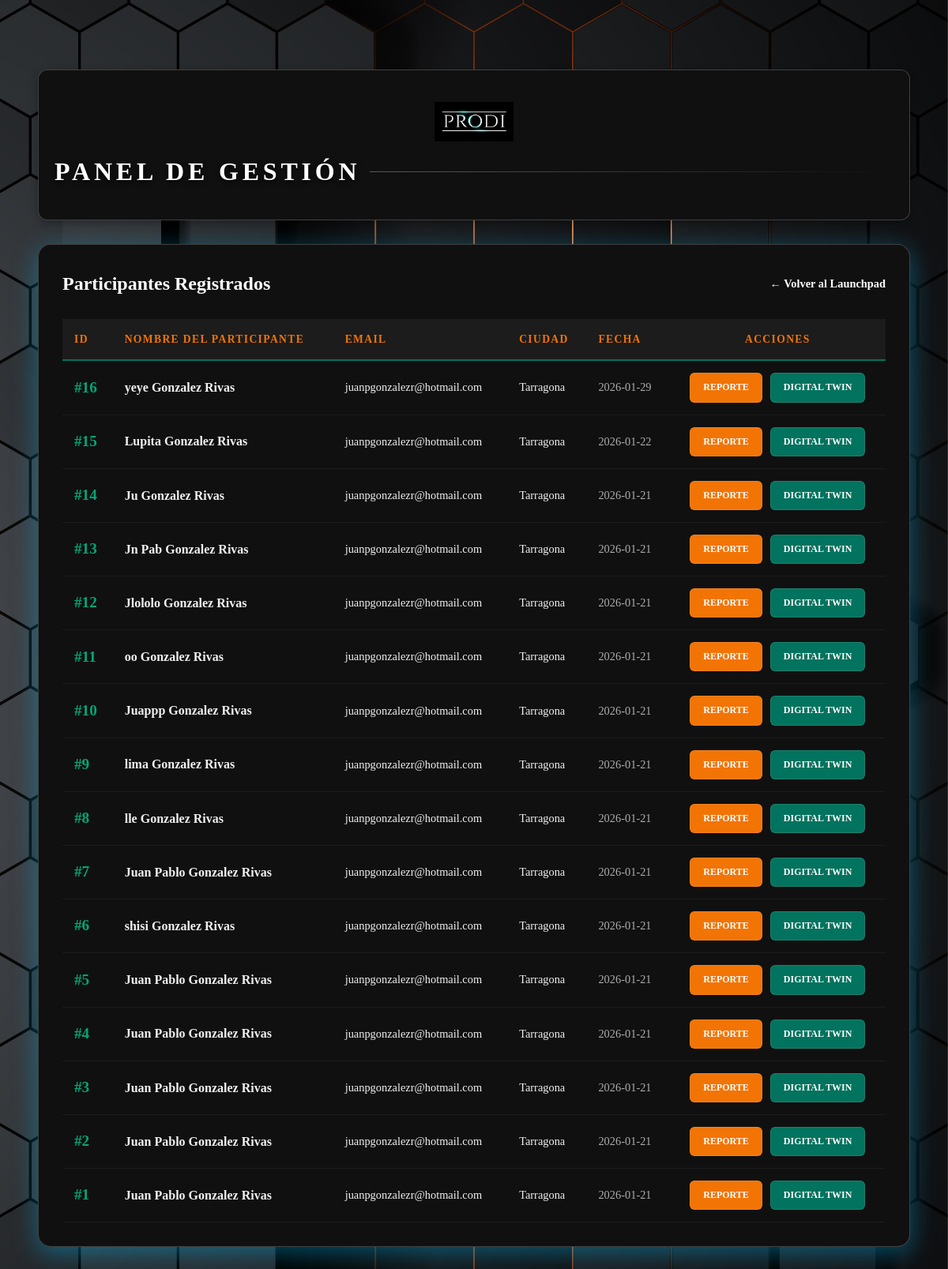
/lista_participantes, run on an earlier commit of the app's database.
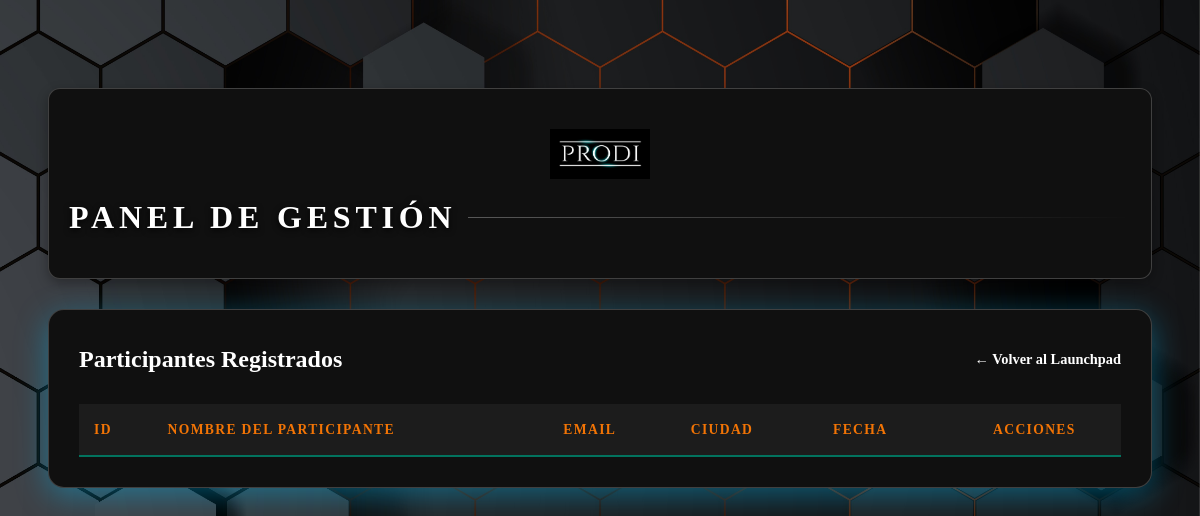
And on a later commit of the database.
### tables this page shows
CREATE TABLE historias_clinicas (
            id INTEGER PRIMARY KEY AUTOINCREMENT,
            fecha_registro TEXT DEFAULT CURRENT_TIMESTAMP,
            nombre TEXT, apellidos TEXT, edad INTEGER, sexo TEXT,
            email TEXT, telefono TEXT, ciudad TEXT, pais TEXT,
            antecedentes TEXT, presion_sistolica INTEGER, presion_diastolica INTEGER,
            medicamento_presion TEXT, glucosa_ayunas INTEGER, medicamento_glucosa TEXT,
            hba1c REAL, colesterol_total INTEGER, trigliceridos INTEGER,
            colesterol_ldl INTEGER, colesterol_hdl INTEGER, medicamento_lipidos TEXT,
            peso_kg REAL, talla_cm REAL, perimetro_abdominal REAL, medicamento_peso TEXT,
            desea_bajar_peso TEXT, porcentaje_perdida TEXT, tiempo_perdida TEXT,
            habito_tabaquico TEXT, exposicion_humo TEXT, nivel_actividad TEXT,
            minutos_actividad_semana TEXT, raciones_frutas INTEGER, raciones_vegetales INTEGER,
            raciones_grano_entero INTEGER, raciones_pescado INTEGER, vasos_bebidas_azucaradas INTEGER,
            habitos_sal TEXT, frecuencia_lacteos TEXT, frecuencia_carnes TEXT,
            frecuencia_alcohol TEXT, cantidad_alcohol TEXT, puntuacion_sueno INTEGER,
            ronca TEXT, circunferencia_cuello REAL, enfermedades_presentadas TEXT,
            escala_salud_hoy INTEGER, ansiedad_nervios TEXT, control_preocupacion TEXT,
            poco_interes TEXT, sentimiento_deprimido TEXT, nivel_optimismo INTEGER,
            nivel_pesimismo INTEGER, notas_medico TEXT, analisis_driver TEXT,
            rec_actividad TEXT, rec_alcohol TEXT, rec_ansiedad TEXT, rec_apnea TEXT,
            rec_azucar TEXT, rec_carnes TEXT, rec_depresion TEXT, rec_frutas TEXT,
            rec_glucosa TEXT, rec_granos TEXT, rec_lacteos TEXT, rec_lipidos_cardio TEXT,
            rec_lipidos TEXT, rec_optimismo TEXT, rec_pasivo TEXT, rec_pescado TEXT,
            rec_pesimismo TEXT, rec_presion TEXT, rec_sodio TEXT, rec_tabaco TEXT,
            rec_vegetales TEXT, diag_lipidos TEXT
        );

### app.py (the view)
@app.route('/lista_participantes')
def lista_participantes():
    conn = sqlite3.connect('prodi_salud.db')
    conn.row_factory = sqlite3.Row
    cursor = conn.cursor()
    cursor.execute("SELECT * FROM historias_clinicas ORDER BY fecha_registro DESC")
    pacientes = cursor.fetchall()
    conn.close()
    return render_template('lista_participantes.html', pacientes=pacientes)

### templates/lista_participantes.html (shortened to what this page needs)
<!DOCTYPE html>
<html lang="es">
<head>
    <link rel="stylesheet" href="{{ url_for('static', filename='css/styles_reporte.css') }}">
</head>
<body class="dashboard-container" style="display: block; padding: 20px;">
    <div class="list-container">
        <header class="banner-section glass-card" style="margin-bottom: 30px; border: 1px solid var(--glass-border);">
            <div class="logo-container" style="position: relative; left: 0; transform: none; margin-bottom: 10px;">
                <img src="{{ url_for('static', filename='img/logo.jpg') }}" alt="PRODI" class="banner-logo"
                    style="height: 50px;">
            </div>
            <h1 class="section-header" style="justify-content: center; border: none; margin: 0;">Panel de Gestión</h1>
        </header>
        <div class="glass-card glass-table-container">
            <div style="display: flex; justify-content: space-between; align-items: center; margin-bottom: 25px;">
                <h2 style="color: white; margin: 0; border: none; padding: 0;">Participantes Registrados</h2>
                <a href="/" class="back-link">← Volver al Launchpad</a>
            </div>
            <div class="table-responsive">
                <table>
                    <thead>
                        <tr>
                            <th>ID</th>
                            <th>Nombre del Participante</th>
                            <th>Email</th>
                            <th>Ciudad</th>
                            <th>Fecha</th>
                            <th style="text-align: center;">Acciones</th>
                        </tr>
                    </thead>
                    <tbody>
                        {% for p in pacientes %}
                        <tr>
                            <td><span class="highlight-score">#{{ p.id }}</span></td>
                            <td class="data-value">{{ p.nombre }} {{ p.apellidos }}</td>
                            <td>{{ p.email }}</td>
                            <td>{{ p.ciudad }}</td>
                            <td style="opacity: 0.7;">{{ p.fecha_registro[:10] }}</td>
                            <td>
                                <div style="display: flex; gap: 10px; justify-content: center;">
                                    <a href="{{ url_for('reporte_detalle', p_id=p.id) }}"
                                        class="btn-action btn-report-orange">
                                        Reporte
                                    </a>
                                    <a href="{{ url_for('ver_gemelo', p_id=p.id) }}" class="btn-action btn-dt-cyan">
                                        Digital Twin
                                    </a>
                                </div>
                            </td>
                        </tr>
                        {% endfor %}
                    </tbody>
                </table>
            </div>
        </div>
    </div>
</body>
</html>

### static/css/styles_reporte.css (style rules this page uses)
:root { --color-bg: #014040; --color-primary: #02735E; --color-secondary: #ffffff; --color-accent: #F27405; --color-alert: rgba(115, 23, 2, 0.4); --glass-bg: #101010; --glass-border: rgba(255, 255, 255, 0.2); }
body { font-family: Georgia, 'Times New Roman', Times, serif; background-image: url('../img/A5.jpg'); background-size: cover; background-position: center; background-repeat: repeat; background-attachment: fixed; color: #f0f0f0; line-height: 1.6; padding: 20px; }
h1 { font-family: 'Playfair Display', serif; }
.glass-card { background: var(--glass-bg); backdrop-filter: blur(10px); border-top: 2px solid rgba(255, 255, 255, 0.10); border-radius: 16px; box-shadow: 0 8px 32px 0 rgba(0, 191, 249, 0.4); padding: 24px; }
.section-header { font-weight: 800; letter-spacing: 0.15em; text-transform: uppercase; font-size: 1.2rem; color: var(--color-secondary); display: flex; align-items: center; gap: 12px; margin-bottom: 1.5rem; margin-top: 2rem; }
.section-header::after { content: ""; height: 1px; flex-grow: 1; background: linear-gradient(to right, var(--color-secondary), transparent); opacity: 0.3; }
.banner-section { background-size: cover; background-position: center; padding: 40px 20px; text-align: center; border-radius: 12px; box-shadow: 0 4px 12px rgba(0, 0, 0, 0.3); overflow: hidden; }
.banner-section .section-header { color: #fff; font-size: clamp(1.2rem, 4vw, 2rem); font-weight: 700; text-shadow: 0 2px 6px rgba(0, 0, 0, 0.9); word-wrap: break-word; overflow-wrap: break-word; max-width: 100%; margin: 0 auto; line-height: 1.3; }
.dashboard-container { display: flex; min-height: 100vh; }

### templates/lista_participantes.html (style rules this page uses)
.list-container { max-width: 1250px; margin: 40px auto; padding: 20px; }
.glass-table-container { padding: 30px; border: 1px solid var(--glass-border); }
table { width: 100%; border-collapse: collapse; color: #f0f0f0; margin-top: 20px; }
th { background: rgba(255, 255, 255, 0.05); color: var(--color-accent); text-transform: uppercase; letter-spacing: 0.1em; padding: 15px; text-align: left; border-bottom: 2px solid var(--color-primary); font-size: 0.85rem; }
.back-link { color: var(--color-secondary); text-decoration: none; font-weight: bold; font-size: 0.9rem; display: flex; align-items: center; gap: 5px; transition: 0.3s; }

What changed in the data, as far as the page shows it:
removed historias_clinicas: id "16", nombre "yeye", apellidos "Gonzalez Rivas", email "juanpgonzalezr@hotmail.com", ciudad "Tarragona", fecha_registro "2026-01-29"
removed historias_clinicas: id "15", nombre "Lupita", apellidos "Gonzalez Rivas", email "juanpgonzalezr@hotmail.com", ciudad "Tarragona", fecha_registro "2026-01-22"
removed historias_clinicas: id "14", nombre "Ju", apellidos "Gonzalez Rivas", email "juanpgonzalezr@hotmail.com", ciudad "Tarragona", fecha_registro "2026-01-21"
removed historias_clinicas: id "13", nombre "Jn Pab", apellidos "Gonzalez Rivas", email "juanpgonzalezr@hotmail.com", ciudad "Tarragona", fecha_registro "2026-01-21"
removed historias_clinicas: id "12", nombre "Jlololo", apellidos "Gonzalez Rivas", email "juanpgonzalezr@hotmail.com", ciudad "Tarragona", fecha_registro "2026-01-21"
removed historias_clinicas: id "11", nombre "oo", apellidos "Gonzalez Rivas", email "juanpgonzalezr@hotmail.com", ciudad "Tarragona", fecha_registro "2026-01-21"
removed historias_clinicas: id "10", nombre "Juappp", apellidos "Gonzalez Rivas", email "juanpgonzalezr@hotmail.com", ciudad "Tarragona", fecha_registro "2026-01-21"
removed historias_clinicas: id "9", nombre "lima", apellidos "Gonzalez Rivas", email "juanpgonzalezr@hotmail.com", ciudad "Tarragona", fecha_registro "2026-01-21"
removed historias_clinicas: id "8", nombre "lle", apellidos "Gonzalez Rivas", email "juanpgonzalezr@hotmail.com", ciudad "Tarragona", fecha_registro "2026-01-21"
removed historias_clinicas: id "7", nombre "Juan Pablo", apellidos "Gonzalez Rivas", email "juanpgonzalezr@hotmail.com", ciudad "Tarragona", fecha_registro "2026-01-21"
removed historias_clinicas: id "6", nombre "shisi", apellidos "Gonzalez Rivas", email "juanpgonzalezr@hotmail.com", ciudad "Tarragona", fecha_registro "2026-01-21"
removed historias_clinicas: id "5", nombre "Juan Pablo", apellidos "Gonzalez Rivas", email "juanpgonzalezr@hotmail.com", ciudad "Tarragona", fecha_registro "2026-01-21"
removed historias_clinicas: id "4", nombre "Juan Pablo", apellidos "Gonzalez Rivas", email "juanpgonzalezr@hotmail.com", ciudad "Tarragona", fecha_registro "2026-01-21"
removed historias_clinicas: id "3", nombre "Juan Pablo", apellidos "Gonzalez Rivas", email "juanpgonzalezr@hotmail.com", ciudad "Tarragona", fecha_registro "2026-01-21"
removed historias_clinicas: id "2", nombre "Juan Pablo", apellidos "Gonzalez Rivas", email "juanpgonzalezr@hotmail.com", ciudad "Tarragona", fecha_registro "2026-01-21"
removed historias_clinicas: id "1", nombre "Juan Pablo", apellidos "Gonzalez Rivas", email "juanpgonzalezr@hotmail.com", ciudad "Tarragona", fecha_registro "2026-01-21"
